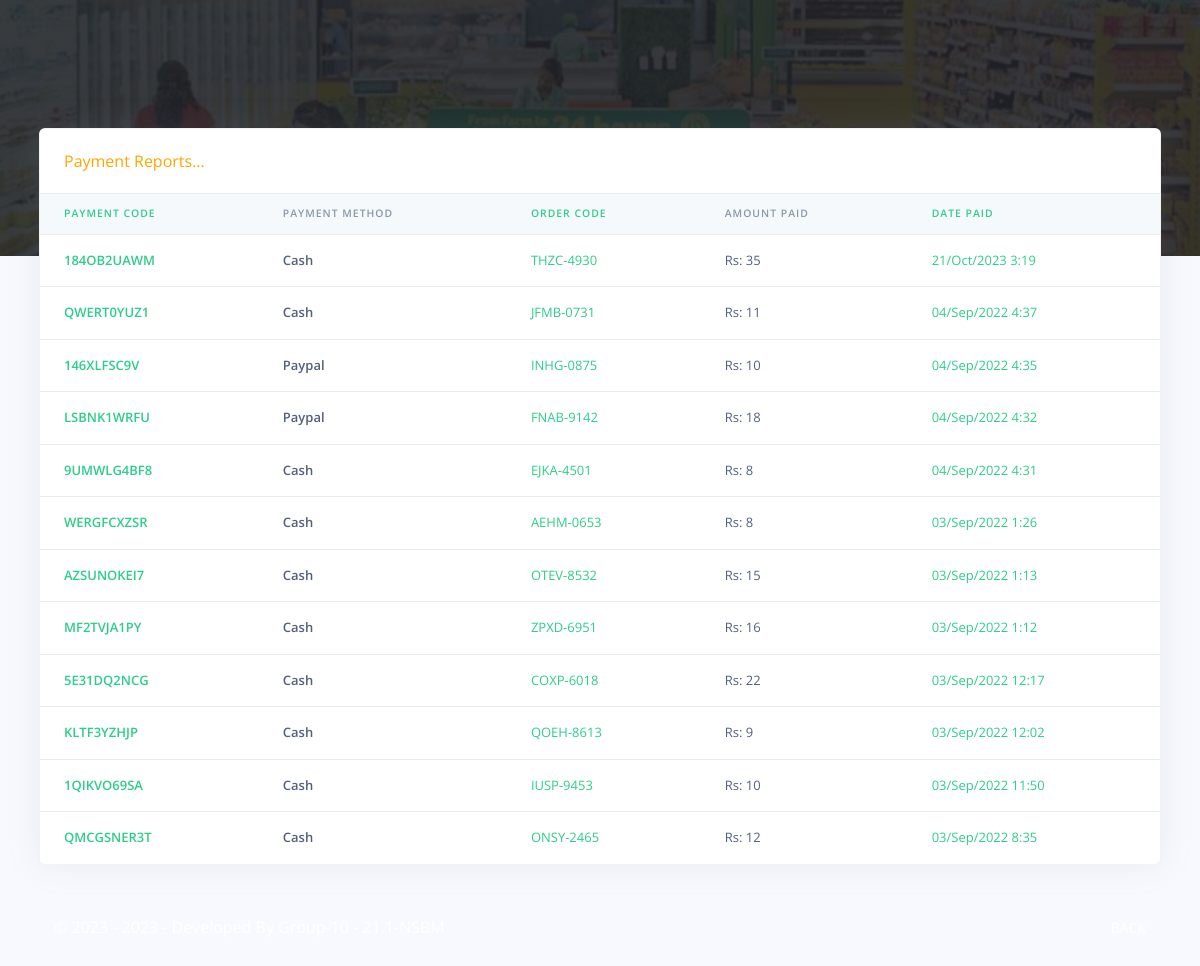
The page /Restro/admin/payments_reports.php (signed in) on the database its author committed.
### tables this page shows
CREATE TABLE `rpos_payments` (
  `pay_id` varchar(200) NOT NULL,
  `pay_code` varchar(200) NOT NULL,
  `order_code` varchar(200) NOT NULL,
  `customer_id` varchar(200) NOT NULL,
  `pay_amt` varchar(200) NOT NULL,
  `pay_method` varchar(200) NOT NULL,
  `created_at` timestamp(6) NOT NULL DEFAULT current_timestamp(6) ON UPDATE current_timestamp(6)
);

### Restro/admin/payments_reports.php (the view, shortened to what this page needs)
<?php
include('config/config.php');
require_once('partials/_head.php');
?>
<body>
    <?php
    require_once('partials/_sidebar.php');
    ?>
    <div class="main-content">
        <div class="container-fluid mt--8">
            <div class="row">
                <div class="col">
                    <div class="card shadow">
                    <div class="card-header border-0" style="color: orange;">
                        Payment Reports...
                    </div>
                        <div class="table-responsive">
                            <table class="table align-items-center table-flush">
                                <thead class="thead-light">
                                    <tr>
                                        <th class="text-success" scope="col">Payment Code</th>
                                        <th scope="col">Payment Method</th>
                                        <th class="text-success" scope="col">Order Code</th>
                                        <th scope="col">Amount Paid</th>
                                        <th class="text-success" scope="col">Date Paid</th>
                                    </tr>
                                </thead>
                                <tbody>
                                    <?php
                                    $ret = "SELECT * FROM  rpos_payments ORDER BY `created_at` DESC ";
                                    $stmt = $mysqli->prepare($ret);
                                    $stmt->execute();
                                    $res = $stmt->get_result();
                                    while ($payment = $res->fetch_object()) {
                                    ?>
                                        <tr>
                                            <th class="text-success" scope="row">
                                                <?php echo $payment->pay_code; ?>
                                            </th>
                                            <th scope="row">
                                                <?php echo $payment->pay_method; ?>
                                            </th>
                                            <td class="text-success">
                                                <?php echo $payment->order_code; ?>
                                            </td>
                                            <td>
                                                Rs: <?php echo $payment->pay_amt; ?>
                                            </td>
                                            <td class="text-success">
                                                <?php echo date('d/M/Y g:i', strtotime($payment->created_at)) ?>
                                            </td>
                                        </tr>
                                    <?php } ?>
                                </tbody>
                            </table>
                        </div>
                    </div>
                </div>
            </div>
            <?php
            require_once('partials/_footer.php');
            ?>
        </div>
    </div>
</body>
</html>

### rows shown on the page
rpos_payments: pay_code "184OB2UAWM", pay_method "Cash", order_code "THZC-4930", pay_amt "35", created_at "21/Oct/2023 3:19"
rpos_payments: pay_code "QWERT0YUZ1", pay_method "Cash", order_code "JFMB-0731", pay_amt "11", created_at "04/Sep/2022 4:37"
rpos_payments: pay_code "146XLFSC9V", pay_method "Paypal", order_code "INHG-0875", pay_amt "10", created_at "04/Sep/2022 4:35"
rpos_payments: pay_code "LSBNK1WRFU", pay_method "Paypal", order_code "FNAB-9142", pay_amt "18", created_at "04/Sep/2022 4:32"
rpos_payments: pay_code "9UMWLG4BF8", pay_method "Cash", order_code "EJKA-4501", pay_amt "8", created_at "04/Sep/2022 4:31"
rpos_payments: pay_code "WERGFCXZSR", pay_method "Cash", order_code "AEHM-0653", pay_amt "8", created_at "03/Sep/2022 1:26"
rpos_payments: pay_code "AZSUNOKEI7", pay_method "Cash", order_code "OTEV-8532", pay_amt "15", created_at "03/Sep/2022 1:13"
rpos_payments: pay_code "MF2TVJA1PY", pay_method "Cash", order_code "ZPXD-6951", pay_amt "16", created_at "03/Sep/2022 1:12"
rpos_payments: pay_code "5E31DQ2NCG", pay_method "Cash", order_code "COXP-6018", pay_amt "22", created_at "03/Sep/2022 12:17"
rpos_payments: pay_code "KLTF3YZHJP", pay_method "Cash", order_code "QOEH-8613", pay_amt "9", created_at "03/Sep/2022 12:02"
rpos_payments: pay_code "1QIKVO69SA", pay_method "Cash", order_code "IUSP-9453", pay_amt "10", created_at "03/Sep/2022 11:50"
rpos_payments: pay_code "QMCGSNER3T", pay_method "Cash", order_code "ONSY-2465", pay_amt "12", created_at "03/Sep/2022 8:35"
